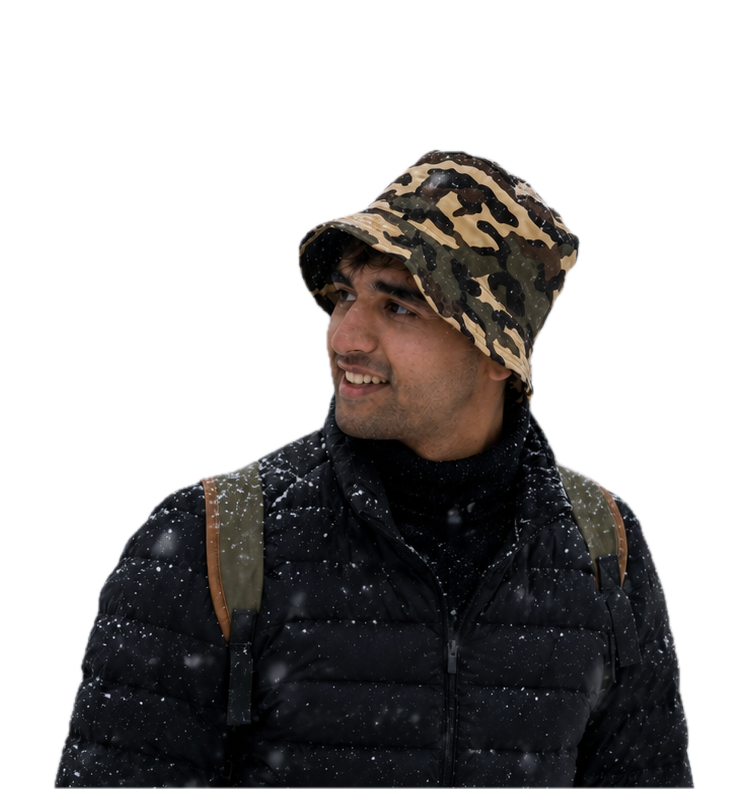
#> input picture C12CE87C-B389-4CAC-9524-97EB7067D397 copy.PNG, 749 x 789 px
$ python dotify.py '../C12CE87C-B389-4CAC-9524-97EB7067D397 copy.PNG'
#> lines starting #> are read from the running program, lines starting #| are printed output that depends on the picture
#!/usr/bin/env python3
"""
Convert an image into an animated SVG dot/binary matrix portrait.
Enhanced for ChawlaBhai profile.
"""
import argparse
import sys
from pathlib import Path
from PIL import Image, ImageOps, ImageEnhance

# --------------------------------------------------------------------------- #
# Palettes & Themes
# --------------------------------------------------------------------------- #

THEMES = {
    # theme: (foreground, background, shimmer_color)
    "dark": ("#39d353", "#161b22", "#00ff41"), # Hacker green
    "light": ("#0969da", "#ffffff", "#0040ff"), # Clean blue
    "cyber": ("#0ff", "#000", "#f0f"), # Cyan/Magenta
    "ember": ("#ff6600", "#111", "#ffcc00") # Fire orange
}

# --------------------------------------------------------------------------- #
# Image processing
# --------------------------------------------------------------------------- #

def circle_falloff(x, y, w, h):
    nx, ny = (x / w) * 2 - 1, (y / h) * 2 - 1
    d = nx*nx + ny*ny
    if d > 1: return 0.0
    return 1.0 - (d ** 2)

def load_grid(img_path, target_cols, contrast, gamma, cell_aspect, square, focus, equalize, detail):
#> called with target_cols = 100, contrast = 1.3, gamma = 1.1, cell_aspect = 1, square = False, focus = (0.5, 0.5), equalize = False, detail = 0.5
    img = Image.open(img_path).convert("RGBA")
#> img is the input picture: PIL image 749x789 RGBA; mean R, G, B, A 17.8, 16.2, 15.8, 106.4

    # Fill transparent background with black (so it becomes empty in dot matrix)
    bg = Image.new("RGBA", img.size, (0, 0, 0, 255))
    img = Image.alpha_composite(bg, img).convert("RGB")
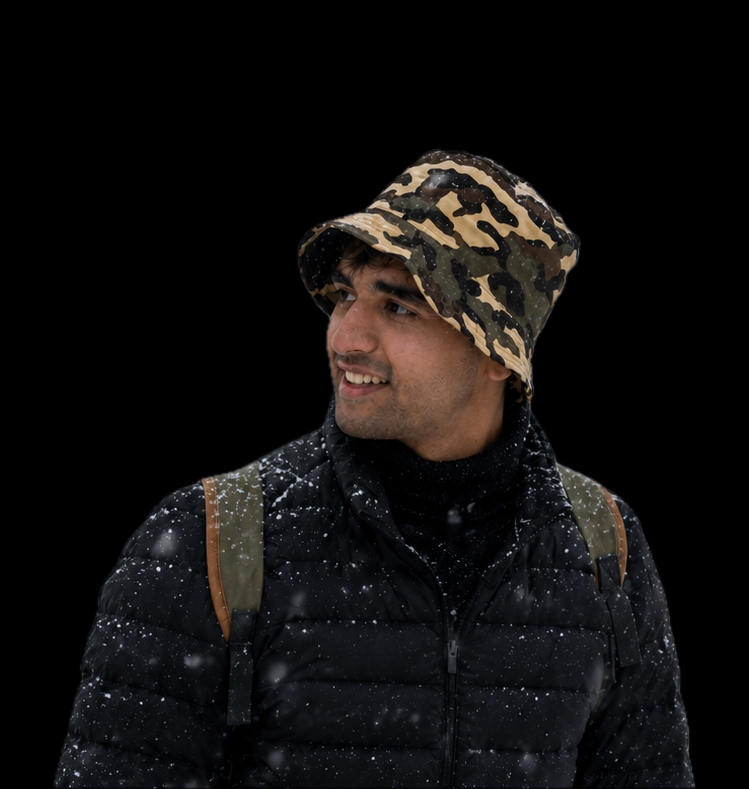
#> img: PIL image 749x789 RGB; mean R, G, B 16.6, 14.9, 14.5

    w, h = img.size
#> w = 749; h = 789
    if square:
        size = min(w, h)
        left = int((w - size) * focus[0])
        top = int((h - size) * focus[1])
        img = img.crop((left, top, left + size, top + size))
        w, h = size, size

    target_rows = int(target_cols * (h / w) * cell_aspect)
#> target_rows = 105

    if equalize:
        img = ImageOps.autocontrast(img)
    if detail > 0:
        enhancer = ImageEnhance.Contrast(img)
        img = enhancer.enhance(1.0 + detail)
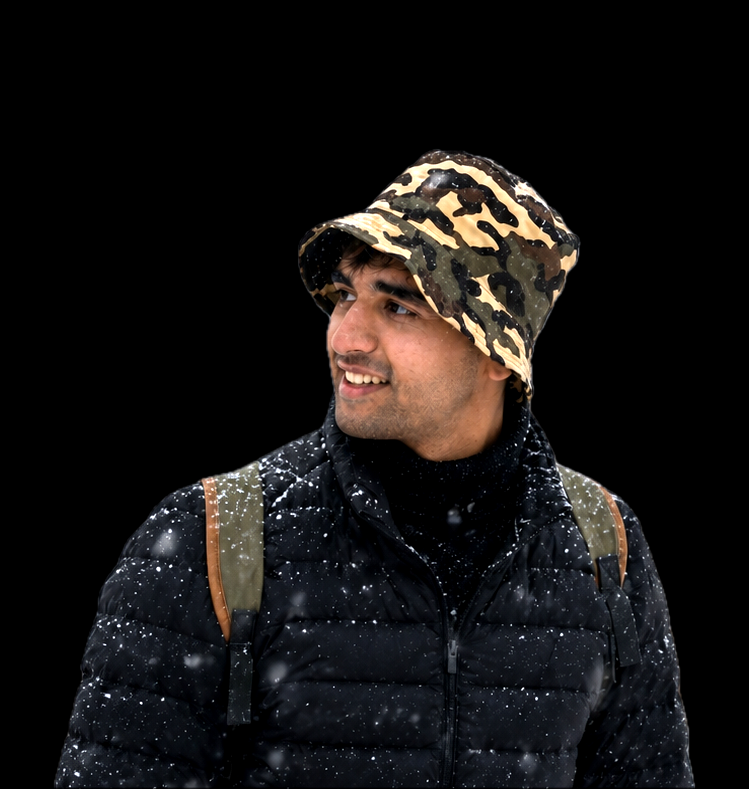
#> img: PIL image 749x789 RGB; mean R, G, B 21.6, 19.3, 18.6

    img = img.resize((target_cols, target_rows), Image.Resampling.LANCZOS)
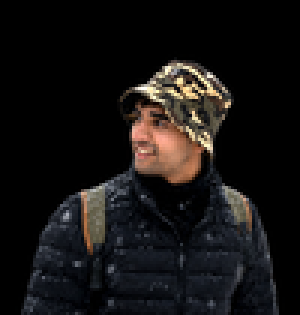
#> img: PIL image 100x105 RGB (shown 3 times larger); mean R, G, B 21.6, 19.4, 18.7

    # Adjust contrast and gamma
    enhancer = ImageEnhance.Contrast(img)
    img = enhancer.enhance(contrast)
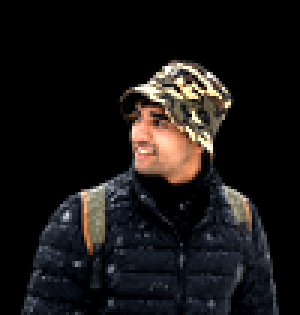
#> img: PIL image 100x105 RGB (shown 3 times larger); mean R, G, B 24.9, 22.3, 21.6

    # Convert to luminance
    lum_img = img.convert("L")
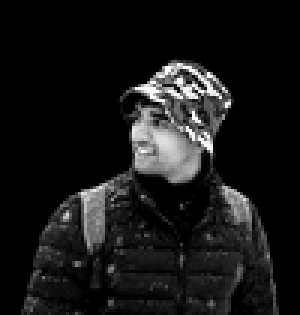
#> lum_img: PIL image 100x105 L (shown 3 times larger); min 0, max 255, mean 23
    lum_data = lum_img.load()
    rgb_data = img.load()

    lum = []
    rgb = []
    for y in range(target_rows):
        row_lum = []
        row_rgb = []
        for x in range(target_cols):
            val = lum_data[x, y] / 255.0
            if gamma != 1.0:
                val = val ** gamma
            row_lum.append(val)
            row_rgb.append(rgb_data[x, y])
        lum.append(row_lum)
        rgb.append(row_rgb)
#> after the loop, lum = 105 items; rgb = 105 items

    return target_cols, target_rows, lum, rgb

# --------------------------------------------------------------------------- #
# SVG generation
# --------------------------------------------------------------------------- #

def svg_header(w, h, rows, opts):
    lanes = opts.lanes
    dur = opts.duration
    fade = opts.reveal_fade
    rt = opts.reveal_time

    css = ["svg { background: transparent; }"]
    if opts.animate:
        css.append(f"@keyframes shimmer {{ 0% {{ opacity: 0.15; }} 50% {{ opacity: 1.0; filter: drop-shadow(0 0 2px currentColor); }} 100% {{ opacity: 0.15; }} }}")
        for i in range(lanes):
            delay = (i / lanes) * dur
            css.append(f".l{i} {{ animation: shimmer {dur}s infinite {delay}s; }}")

    if opts.reveal:
        css.append(f"@keyframes reveal {{ from {{ opacity: 0; transform: translateY(-5px); }} to {{ opacity: 1; transform: translateY(0); }} }}")
        for y in range(rows):
            delay = (y / rows) * rt if opts.reveal_dir == "down" else ((rows - 1 - y) / rows) * rt
            css.append(f".r{y} {{ opacity: 0; animation: reveal {fade}s forwards {delay}s ease-out; }}")

    bg_rect = f'<rect width="{w}" height="{h}" fill="{opts.bg}"/>' if opts.bg else ""

    return (
        f'<svg xmlns="http://www.w3.org/2000/svg" viewBox="0 0 {w} {h}" '
        f'width="{w}" height="{h}">'
        f'<defs><style>{" ".join(css)}</style></defs>'
        f'{bg_rect}<g>'
    )

def build_dots(cols, rows, lum, rgb, theme, opts):
    fg, dim, shimmer = THEMES[theme]
    cell = opts.cell
    lanes = opts.lanes
    out = []
    for y in range(rows):
        row = []
        for x in range(cols):
            v = lum[y][x]
            if opts.invert: v = 1 - v
            if opts.circle: v *= circle_falloff(x, y, cols, rows)
            if v < opts.floor: continue

            r = (cell / 2) * opts.dot_scale * (0.4 + 0.6 * v)

            if opts.color:
                cr, cg, cb = rgb[y][x]
                fill = f"#{cr:02x}{cg:02x}{cb:02x}"
            else:
                fill = fg if v > 0.4 else dim

            cls = f' class="l{x % lanes}"' if opts.animate else ""
            op = f' opacity="{0.2 + 0.8 * v:.2f}"'
            row.append(f'<circle cx="{x * cell + cell/2:.1f}" cy="{y * cell + cell/2:.1f}" r="{r:.2f}" fill="{fill}"{op}{cls}/>')

        if not row: continue
        if opts.reveal:
            out.append(f'<g class="r{y}">{"".join(row)}</g>')
        else:
            out += row

    return "".join(out), cols * cell, rows * cell

def main():
    p = argparse.ArgumentParser()
    p.add_argument("image", type=Path)
    p.add_argument("-o", "--out", type=Path, default=Path("assets/portrait"))
    p.add_argument("--cols", type=int, default=100)
    p.add_argument("--cell", type=float, default=8.0)
    p.add_argument("--dot-scale", type=float, default=0.9)
    p.add_argument("--gamma", type=float, default=1.1)
    p.add_argument("--contrast", type=float, default=1.3)
    p.add_argument("--equalize", action="store_true")
    p.add_argument("--detail", type=float, default=0.5)
    p.add_argument("--floor", type=float, default=0.08)
    p.add_argument("--cell-aspect", type=float, default=1.0)
    p.add_argument("--square", action="store_true")
    p.add_argument("--focus", default="0.5,0.5")
    p.add_argument("--invert", action="store_true")
    p.add_argument("--circle", action="store_true")
    p.add_argument("--color", action="store_true")
    p.add_argument("--animate", action="store_true")
    p.add_argument("--lanes", type=int, default=20)
    p.add_argument("--duration", type=float, default=3.0)
    p.add_argument("--reveal", action="store_true")
    p.add_argument("--reveal-time", type=float, default=1.5)
    p.add_argument("--reveal-fade", type=float, default=0.5)
    p.add_argument("--reveal-dir", default="down")
    p.add_argument("--bg", default="")
    args = p.parse_args()

    fx, fy = (float(v) for v in args.focus.split(","))
    args.out.parent.mkdir(parents=True, exist_ok=True)

    cols, rows, lum, rgb = load_grid(args.image, args.cols, args.contrast,
                                     args.gamma, args.cell_aspect,
                                     args.square, (fx, fy),
                                     args.equalize, args.detail)
#> cols = 100; rows = 105; lum = 105 items; rgb = 105 items

    themes = ("dark",) if args.color else ("dark", "light", "cyber", "ember")
    for theme in themes:
        body, w, h = build_dots(cols, rows, lum, rgb, theme, args)
        svg = svg_header(w, h, rows, args) + body + "</g></svg>"
        stem = args.out.name if args.color else f"{args.out.name}-{theme}"
        dest = args.out.with_name(f"{stem}.svg")
        dest.write_text(svg, encoding="utf-8")
        print(f"wrote {dest}")

if __name__ == "__main__":
    main()
